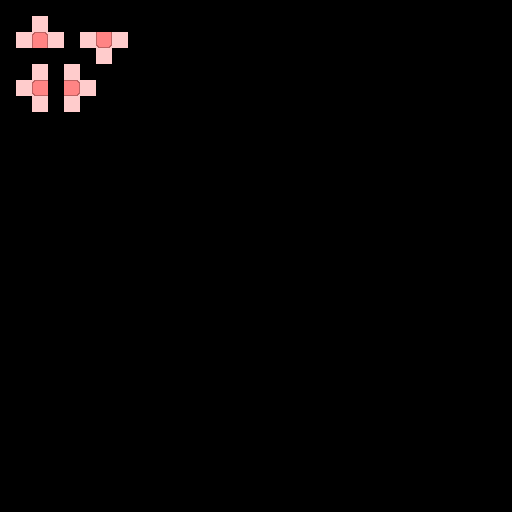

A 2D game scene composited from a Tiled map and its tileset images. What follows is a short description and the map's XML, with every tile layer's data as written:
An orthogonal 32x32 tile map with 16x16 px tiles, 3 tile layers (regions, input_layer1, output_layer3).

<map version="1.5" tiledversion="1.7.2" orientation="orthogonal" renderorder="right-down" width="32" height="32" tilewidth="16" tileheight="16" infinite="0" nextlayerid="4" nextobjectid="1">
 <tileset firstgid="1" source="../../../porthole-tileset.tsx" />
 <layer id="1" name="regions" width="32" height="32">
  <data encoding="csv">
0,0,0,0,0,0,0,0,0,0,0,0,0,0,0,0,0,0,0,0,0,0,0,0,0,0,0,0,0,0,0,0,
0,0,1,0,0,0,0,0,0,0,0,0,0,0,0,0,0,0,0,0,0,0,0,0,0,0,0,0,0,0,0,0,
0,1,1,1,0,1,1,1,0,0,0,0,0,0,0,0,0,0,0,0,0,0,0,0,0,0,0,0,0,0,0,0,
0,0,0,0,0,0,1,0,0,0,0,0,0,0,0,0,0,0,0,0,0,0,0,0,0,0,0,0,0,0,0,0,
0,0,1,0,1,0,0,0,0,0,0,0,0,0,0,0,0,0,0,0,0,0,0,0,0,0,0,0,0,0,0,0,
0,1,1,0,1,1,0,0,0,0,0,0,0,0,0,0,0,0,0,0,0,0,0,0,0,0,0,0,0,0,0,0,
0,0,1,0,1,0,0,0,0,0,0,0,0,0,0,0,0,0,0,0,0,0,0,0,0,0,0,0,0,0,0,0,
0,0,0,0,0,0,0,0,0,0,0,0,0,0,0,0,0,0,0,0,0,0,0,0,0,0,0,0,0,0,0,0,
0,0,0,0,0,0,0,0,0,0,0,0,0,0,0,0,0,0,0,0,0,0,0,0,0,0,0,0,0,0,0,0,
0,0,0,0,0,0,0,0,0,0,0,0,0,0,0,0,0,0,0,0,0,0,0,0,0,0,0,0,0,0,0,0,
0,0,0,0,0,0,0,0,0,0,0,0,0,0,0,0,0,0,0,0,0,0,0,0,0,0,0,0,0,0,0,0,
0,0,0,0,0,0,0,0,0,0,0,0,0,0,0,0,0,0,0,0,0,0,0,0,0,0,0,0,0,0,0,0,
0,0,0,0,0,0,0,0,0,0,0,0,0,0,0,0,0,0,0,0,0,0,0,0,0,0,0,0,0,0,0,0,
0,0,0,0,0,0,0,0,0,0,0,0,0,0,0,0,0,0,0,0,0,0,0,0,0,0,0,0,0,0,0,0,
0,0,0,0,0,0,0,0,0,0,0,0,0,0,0,0,0,0,0,0,0,0,0,0,0,0,0,0,0,0,0,0,
0,0,0,0,0,0,0,0,0,0,0,0,0,0,0,0,0,0,0,0,0,0,0,0,0,0,0,0,0,0,0,0,
0,0,0,0,0,0,0,0,0,0,0,0,0,0,0,0,0,0,0,0,0,0,0,0,0,0,0,0,0,0,0,0,
0,0,0,0,0,0,0,0,0,0,0,0,0,0,0,0,0,0,0,0,0,0,0,0,0,0,0,0,0,0,0,0,
0,0,0,0,0,0,0,0,0,0,0,0,0,0,0,0,0,0,0,0,0,0,0,0,0,0,0,0,0,0,0,0,
0,0,0,0,0,0,0,0,0,0,0,0,0,0,0,0,0,0,0,0,0,0,0,0,0,0,0,0,0,0,0,0,
0,0,0,0,0,0,0,0,0,0,0,0,0,0,0,0,0,0,0,0,0,0,0,0,0,0,0,0,0,0,0,0,
0,0,0,0,0,0,0,0,0,0,0,0,0,0,0,0,0,0,0,0,0,0,0,0,0,0,0,0,0,0,0,0,
0,0,0,0,0,0,0,0,0,0,0,0,0,0,0,0,0,0,0,0,0,0,0,0,0,0,0,0,0,0,0,0,
0,0,0,0,0,0,0,0,0,0,0,0,0,0,0,0,0,0,0,0,0,0,0,0,0,0,0,0,0,0,0,0,
0,0,0,0,0,0,0,0,0,0,0,0,0,0,0,0,0,0,0,0,0,0,0,0,0,0,0,0,0,0,0,0,
0,0,0,0,0,0,0,0,0,0,0,0,0,0,0,0,0,0,0,0,0,0,0,0,0,0,0,0,0,0,0,0,
0,0,0,0,0,0,0,0,0,0,0,0,0,0,0,0,0,0,0,0,0,0,0,0,0,0,0,0,0,0,0,0,
0,0,0,0,0,0,0,0,0,0,0,0,0,0,0,0,0,0,0,0,0,0,0,0,0,0,0,0,0,0,0,0,
0,0,0,0,0,0,0,0,0,0,0,0,0,0,0,0,0,0,0,0,0,0,0,0,0,0,0,0,0,0,0,0,
0,0,0,0,0,0,0,0,0,0,0,0,0,0,0,0,0,0,0,0,0,0,0,0,0,0,0,0,0,0,0,0,
0,0,0,0,0,0,0,0,0,0,0,0,0,0,0,0,0,0,0,0,0,0,0,0,0,0,0,0,0,0,0,0,
0,0,0,0,0,0,0,0,0,0,0,0,0,0,0,0,0,0,0,0,0,0,0,0,0,0,0,0,0,0,0,0
</data>
 </layer>
 <layer id="2" name="input_layer1" width="32" height="32">
  <data encoding="csv">
0,0,0,0,0,0,0,0,0,0,0,0,0,0,0,0,0,0,0,0,0,0,0,0,0,0,0,0,0,0,0,0,
0,0,2,0,0,0,0,0,0,0,0,0,0,0,0,0,0,0,0,0,0,0,0,0,0,0,0,0,0,0,0,0,
0,2,33,2,0,2,33,2,0,0,0,0,0,0,0,0,0,0,0,0,0,0,0,0,0,0,0,0,0,0,0,0,
0,0,0,0,0,0,2,0,0,0,0,0,0,0,0,0,0,0,0,0,0,0,0,0,0,0,0,0,0,0,0,0,
0,0,2,0,2,0,0,0,0,0,0,0,0,0,0,0,0,0,0,0,0,0,0,0,0,0,0,0,0,0,0,0,
0,2,33,0,33,2,0,0,0,0,0,0,0,0,0,0,0,0,0,0,0,0,0,0,0,0,0,0,0,0,0,0,
0,0,2,0,2,0,0,0,0,0,0,0,0,0,0,0,0,0,0,0,0,0,0,0,0,0,0,0,0,0,0,0,
0,0,0,0,0,0,0,0,0,0,0,0,0,0,0,0,0,0,0,0,0,0,0,0,0,0,0,0,0,0,0,0,
0,0,0,0,0,0,0,0,0,0,0,0,0,0,0,0,0,0,0,0,0,0,0,0,0,0,0,0,0,0,0,0,
0,0,0,0,0,0,0,0,0,0,0,0,0,0,0,0,0,0,0,0,0,0,0,0,0,0,0,0,0,0,0,0,
0,0,0,0,0,0,0,0,0,0,0,0,0,0,0,0,0,0,0,0,0,0,0,0,0,0,0,0,0,0,0,0,
0,0,0,0,0,0,0,0,0,0,0,0,0,0,0,0,0,0,0,0,0,0,0,0,0,0,0,0,0,0,0,0,
0,0,0,0,0,0,0,0,0,0,0,0,0,0,0,0,0,0,0,0,0,0,0,0,0,0,0,0,0,0,0,0,
0,0,0,0,0,0,0,0,0,0,0,0,0,0,0,0,0,0,0,0,0,0,0,0,0,0,0,0,0,0,0,0,
0,0,0,0,0,0,0,0,0,0,0,0,0,0,0,0,0,0,0,0,0,0,0,0,0,0,0,0,0,0,0,0,
0,0,0,0,0,0,0,0,0,0,0,0,0,0,0,0,0,0,0,0,0,0,0,0,0,0,0,0,0,0,0,0,
0,0,0,0,0,0,0,0,0,0,0,0,0,0,0,0,0,0,0,0,0,0,0,0,0,0,0,0,0,0,0,0,
0,0,0,0,0,0,0,0,0,0,0,0,0,0,0,0,0,0,0,0,0,0,0,0,0,0,0,0,0,0,0,0,
0,0,0,0,0,0,0,0,0,0,0,0,0,0,0,0,0,0,0,0,0,0,0,0,0,0,0,0,0,0,0,0,
0,0,0,0,0,0,0,0,0,0,0,0,0,0,0,0,0,0,0,0,0,0,0,0,0,0,0,0,0,0,0,0,
0,0,0,0,0,0,0,0,0,0,0,0,0,0,0,0,0,0,0,0,0,0,0,0,0,0,0,0,0,0,0,0,
0,0,0,0,0,0,0,0,0,0,0,0,0,0,0,0,0,0,0,0,0,0,0,0,0,0,0,0,0,0,0,0,
0,0,0,0,0,0,0,0,0,0,0,0,0,0,0,0,0,0,0,0,0,0,0,0,0,0,0,0,0,0,0,0,
0,0,0,0,0,0,0,0,0,0,0,0,0,0,0,0,0,0,0,0,0,0,0,0,0,0,0,0,0,0,0,0,
0,0,0,0,0,0,0,0,0,0,0,0,0,0,0,0,0,0,0,0,0,0,0,0,0,0,0,0,0,0,0,0,
0,0,0,0,0,0,0,0,0,0,0,0,0,0,0,0,0,0,0,0,0,0,0,0,0,0,0,0,0,0,0,0,
0,0,0,0,0,0,0,0,0,0,0,0,0,0,0,0,0,0,0,0,0,0,0,0,0,0,0,0,0,0,0,0,
0,0,0,0,0,0,0,0,0,0,0,0,0,0,0,0,0,0,0,0,0,0,0,0,0,0,0,0,0,0,0,0,
0,0,0,0,0,0,0,0,0,0,0,0,0,0,0,0,0,0,0,0,0,0,0,0,0,0,0,0,0,0,0,0,
0,0,0,0,0,0,0,0,0,0,0,0,0,0,0,0,0,0,0,0,0,0,0,0,0,0,0,0,0,0,0,0,
0,0,0,0,0,0,0,0,0,0,0,0,0,0,0,0,0,0,0,0,0,0,0,0,0,0,0,0,0,0,0,0,
0,0,0,0,0,0,0,0,0,0,0,0,0,0,0,0,0,0,0,0,0,0,0,0,0,0,0,0,0,0,0,0
</data>
 </layer>
 <layer id="3" name="output_layer3" width="32" height="32">
  <data encoding="csv">
0,0,0,0,0,0,0,0,0,0,0,0,0,0,0,0,0,0,0,0,0,0,0,0,0,0,0,0,0,0,0,0,
0,0,0,0,0,0,0,0,0,0,0,0,0,0,0,0,0,0,0,0,0,0,0,0,0,0,0,0,0,0,0,0,
0,0,35,0,0,0,36,0,0,0,0,0,0,0,0,0,0,0,0,0,0,0,0,0,0,0,0,0,0,0,0,0,
0,0,0,0,0,0,0,0,0,0,0,0,0,0,0,0,0,0,0,0,0,0,0,0,0,0,0,0,0,0,0,0,
0,0,0,0,0,0,0,0,0,0,0,0,0,0,0,0,0,0,0,0,0,0,0,0,0,0,0,0,0,0,0,0,
0,0,65,0,68,0,0,0,0,0,0,0,0,0,0,0,0,0,0,0,0,0,0,0,0,0,0,0,0,0,0,0,
0,0,0,0,0,0,0,0,0,0,0,0,0,0,0,0,0,0,0,0,0,0,0,0,0,0,0,0,0,0,0,0,
0,0,0,0,0,0,0,0,0,0,0,0,0,0,0,0,0,0,0,0,0,0,0,0,0,0,0,0,0,0,0,0,
0,0,0,0,0,0,0,0,0,0,0,0,0,0,0,0,0,0,0,0,0,0,0,0,0,0,0,0,0,0,0,0,
0,0,0,0,0,0,0,0,0,0,0,0,0,0,0,0,0,0,0,0,0,0,0,0,0,0,0,0,0,0,0,0,
0,0,0,0,0,0,0,0,0,0,0,0,0,0,0,0,0,0,0,0,0,0,0,0,0,0,0,0,0,0,0,0,
0,0,0,0,0,0,0,0,0,0,0,0,0,0,0,0,0,0,0,0,0,0,0,0,0,0,0,0,0,0,0,0,
0,0,0,0,0,0,0,0,0,0,0,0,0,0,0,0,0,0,0,0,0,0,0,0,0,0,0,0,0,0,0,0,
0,0,0,0,0,0,0,0,0,0,0,0,0,0,0,0,0,0,0,0,0,0,0,0,0,0,0,0,0,0,0,0,
0,0,0,0,0,0,0,0,0,0,0,0,0,0,0,0,0,0,0,0,0,0,0,0,0,0,0,0,0,0,0,0,
0,0,0,0,0,0,0,0,0,0,0,0,0,0,0,0,0,0,0,0,0,0,0,0,0,0,0,0,0,0,0,0,
0,0,0,0,0,0,0,0,0,0,0,0,0,0,0,0,0,0,0,0,0,0,0,0,0,0,0,0,0,0,0,0,
0,0,0,0,0,0,0,0,0,0,0,0,0,0,0,0,0,0,0,0,0,0,0,0,0,0,0,0,0,0,0,0,
0,0,0,0,0,0,0,0,0,0,0,0,0,0,0,0,0,0,0,0,0,0,0,0,0,0,0,0,0,0,0,0,
0,0,0,0,0,0,0,0,0,0,0,0,0,0,0,0,0,0,0,0,0,0,0,0,0,0,0,0,0,0,0,0,
0,0,0,0,0,0,0,0,0,0,0,0,0,0,0,0,0,0,0,0,0,0,0,0,0,0,0,0,0,0,0,0,
0,0,0,0,0,0,0,0,0,0,0,0,0,0,0,0,0,0,0,0,0,0,0,0,0,0,0,0,0,0,0,0,
0,0,0,0,0,0,0,0,0,0,0,0,0,0,0,0,0,0,0,0,0,0,0,0,0,0,0,0,0,0,0,0,
0,0,0,0,0,0,0,0,0,0,0,0,0,0,0,0,0,0,0,0,0,0,0,0,0,0,0,0,0,0,0,0,
0,0,0,0,0,0,0,0,0,0,0,0,0,0,0,0,0,0,0,0,0,0,0,0,0,0,0,0,0,0,0,0,
0,0,0,0,0,0,0,0,0,0,0,0,0,0,0,0,0,0,0,0,0,0,0,0,0,0,0,0,0,0,0,0,
0,0,0,0,0,0,0,0,0,0,0,0,0,0,0,0,0,0,0,0,0,0,0,0,0,0,0,0,0,0,0,0,
0,0,0,0,0,0,0,0,0,0,0,0,0,0,0,0,0,0,0,0,0,0,0,0,0,0,0,0,0,0,0,0,
0,0,0,0,0,0,0,0,0,0,0,0,0,0,0,0,0,0,0,0,0,0,0,0,0,0,0,0,0,0,0,0,
0,0,0,0,0,0,0,0,0,0,0,0,0,0,0,0,0,0,0,0,0,0,0,0,0,0,0,0,0,0,0,0,
0,0,0,0,0,0,0,0,0,0,0,0,0,0,0,0,0,0,0,0,0,0,0,0,0,0,0,0,0,0,0,0,
0,0,0,0,0,0,0,0,0,0,0,0,0,0,0,0,0,0,0,0,0,0,0,0,0,0,0,0,0,0,0,0
</data>
 </layer>
</map>
